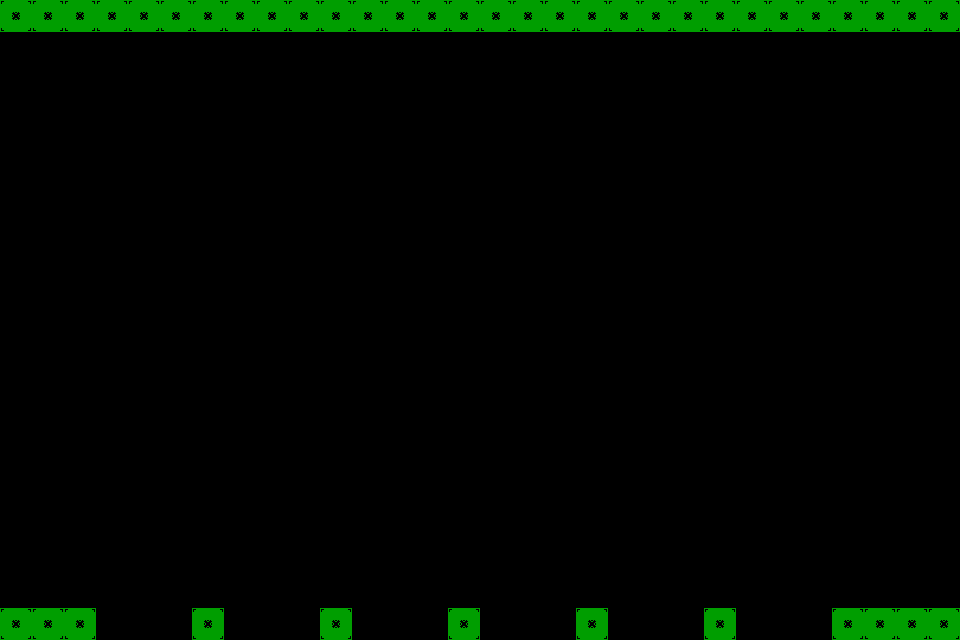

Rendered tile map (Tiled .tmx) drawn with the repository's tilesets; below, a short description and the full map source, tile grids included:
An orthogonal 30x20 tile map with 32x32 px tiles, 1 tile layer (Layout) and 15 objects (6x Spike, 2x Laser, 2x Trigger, SpinningPlat, Spawnpoint, ...).

<map version="1.10" tiledversion="1.12.2" orientation="orthogonal" renderorder="right-down" width="30" height="20" tilewidth="32" tileheight="32" infinite="0" nextlayerid="3" nextobjectid="40">
 <editorsettings>
  <export target="../../../src/maps/sector4/level4.lua" format="lua" />
 </editorsettings>
 <tileset firstgid="1" name="Props" class="Saw" tilewidth="32" tileheight="32" tilecount="8" columns="0">
  <grid orientation="orthogonal" width="1" height="1" />
  <tile id="0" type="Tile">
   <image source="../../../src/assets/images/test.png" width="32" height="32" />
  </tile>
  <tile id="1" type="Placeholder">
   <image source="../../../src/assets/images/placeholder.png" width="32" height="32" />
  </tile>
  <tile id="3" type="Spike">
   <image source="../../../src/assets/images/spike.png" width="32" height="16" />
  </tile>
  <tile id="4" type="Goal">
   <image source="../../../src/assets/images/goal.png" width="32" height="32" />
  </tile>
  <tile id="5" type="Saw">
   <image source="../../../src/assets/images/saw.png" width="32" height="32" />
  </tile>
  <tile id="6" type="Spring">
   <image source="../../../src/assets/images/spring.png" width="32" height="32" />
  </tile>
  <tile id="7" type="Booster">
   <image source="../../../src/assets/images/booster.png" width="32" height="32" />
  </tile>
  <tile id="8" type="Laser">
   <image source="../../../src/assets/images/laser.png" width="32" height="32" />
  </tile>
 </tileset>
 <layer id="1" name="Layout" width="30" height="20">
  <data encoding="csv">
1,1,1,1,1,1,1,1,1,1,1,1,1,1,1,1,1,1,1,1,1,1,1,1,1,1,1,1,1,1,
0,0,0,0,0,0,0,0,0,0,0,0,0,0,0,0,0,0,0,0,0,0,0,0,0,0,0,0,0,0,
0,0,0,0,0,0,0,0,0,0,0,0,0,0,0,0,0,0,0,0,0,0,0,0,0,0,0,0,0,0,
0,0,0,0,0,0,0,0,0,0,0,0,0,0,0,0,0,0,0,0,0,0,0,0,0,0,0,0,0,0,
0,0,0,0,0,0,0,0,0,0,0,0,0,0,0,0,0,0,0,0,0,0,0,0,0,0,0,0,0,0,
0,0,0,0,0,0,0,0,0,0,0,0,0,0,0,0,0,0,0,0,0,0,0,0,0,0,0,0,0,0,
0,0,0,0,0,0,0,0,0,0,0,0,0,0,0,0,0,0,0,0,0,0,0,0,0,0,0,0,0,0,
0,0,0,0,0,0,0,0,0,0,0,0,0,0,0,0,0,0,0,0,0,0,0,0,0,0,0,0,0,0,
0,0,0,0,0,0,0,0,0,0,0,0,0,0,0,0,0,0,0,0,0,0,0,0,0,0,0,0,0,0,
0,0,0,0,0,0,0,0,0,0,0,0,0,0,0,0,0,0,0,0,0,0,0,0,0,0,0,0,0,0,
0,0,0,0,0,0,0,0,0,0,0,0,0,0,0,0,0,0,0,0,0,0,0,0,0,0,0,0,0,0,
0,0,0,0,0,0,0,0,0,0,0,0,0,0,0,0,0,0,0,0,0,0,0,0,0,0,0,0,0,0,
0,0,0,0,0,0,0,0,0,0,0,0,0,0,0,0,0,0,0,0,0,0,0,0,0,0,0,0,0,0,
0,0,0,0,0,0,0,0,0,0,0,0,0,0,0,0,0,0,0,0,0,0,0,0,0,0,0,0,0,0,
0,0,0,0,0,0,0,0,0,0,0,0,0,0,0,0,0,0,0,0,0,0,0,0,0,0,0,0,0,0,
0,0,0,0,0,0,0,0,0,0,0,0,0,0,0,0,0,0,0,0,0,0,0,0,0,0,0,0,0,0,
0,0,0,0,0,0,0,0,0,0,0,0,0,0,0,0,0,0,0,0,0,0,0,0,0,0,0,0,0,0,
0,0,0,0,0,0,0,0,0,0,0,0,0,0,0,0,0,0,0,0,0,0,0,0,0,0,0,0,0,0,
0,0,0,0,0,0,0,0,0,0,0,0,0,0,0,0,0,0,0,0,0,0,0,0,0,0,0,0,0,0,
1,1,1,0,0,0,1,0,0,0,1,0,0,0,1,0,0,0,1,0,0,0,1,0,0,0,1,1,1,1
</data>
 </layer>
 <objectgroup id="2" name="Objects">
  <object id="23" name="SpinningPlat" gid="1" x="512" y="544" width="32" height="32">
   <properties>
    <property name="height" type="int" value="7" />
    <property name="speed" type="int" value="3" />
    <property name="width" type="int" value="1" />
   </properties>
  </object>
  <object id="24" name="Spawnpoint" gid="2" x="32" y="608" width="32" height="32" />
  <object id="25" name="Laser" gid="9" x="832" y="448" width="32" height="32">
   <properties>
    <property name="group" type="int" value="1" />
   </properties>
  </object>
  <object id="26" name="Laser" gid="9" x="-96" y="448" width="32" height="32">
   <properties>
    <property name="group" type="int" value="1" />
   </properties>
  </object>
  <object id="27" name="Booster" gid="8" x="896" y="576" width="32" height="32">
   <properties>
    <property name="speed" type="int" value="5000" />
   </properties>
  </object>
  <object id="28" name="Trigger" gid="2" x="896" y="320" width="32" height="32">
   <properties>
    <property name="id" value="invertGrav" />
    <property name="radius" type="int" value="64" />
   </properties>
  </object>
  <object id="29" name="Goal" gid="5" x="32" y="96" width="32" height="32" />
  <object id="30" name="Spike" gid="4" x="768" y="48" width="32" height="16" rotation="180" />
  <object id="33" name="Spike" gid="4" x="640" y="48" width="32" height="16" rotation="180" />
  <object id="34" name="Spike" gid="4" x="512" y="48" width="32" height="16" rotation="180" />
  <object id="35" name="Spike" gid="4" x="384" y="48" width="32" height="16" rotation="180" />
  <object id="36" name="Spike" gid="4" x="256" y="48" width="32" height="16" rotation="180" />
  <object id="37" name="Spike" gid="4" x="128" y="48" width="32" height="16" rotation="180" />
  <object id="38" name="InviSpike" gid="4" x="448" y="288" width="32" height="16">
   <properties>
    <property name="radius" type="int" value="64" />
   </properties>
  </object>
  <object id="39" name="Trigger" gid="2" x="192" y="64" width="32" height="32">
   <properties>
    <property name="id" value="spawnSaw" />
    <property name="radius" type="int" value="64" />
   </properties>
  </object>
 </objectgroup>
</map>
